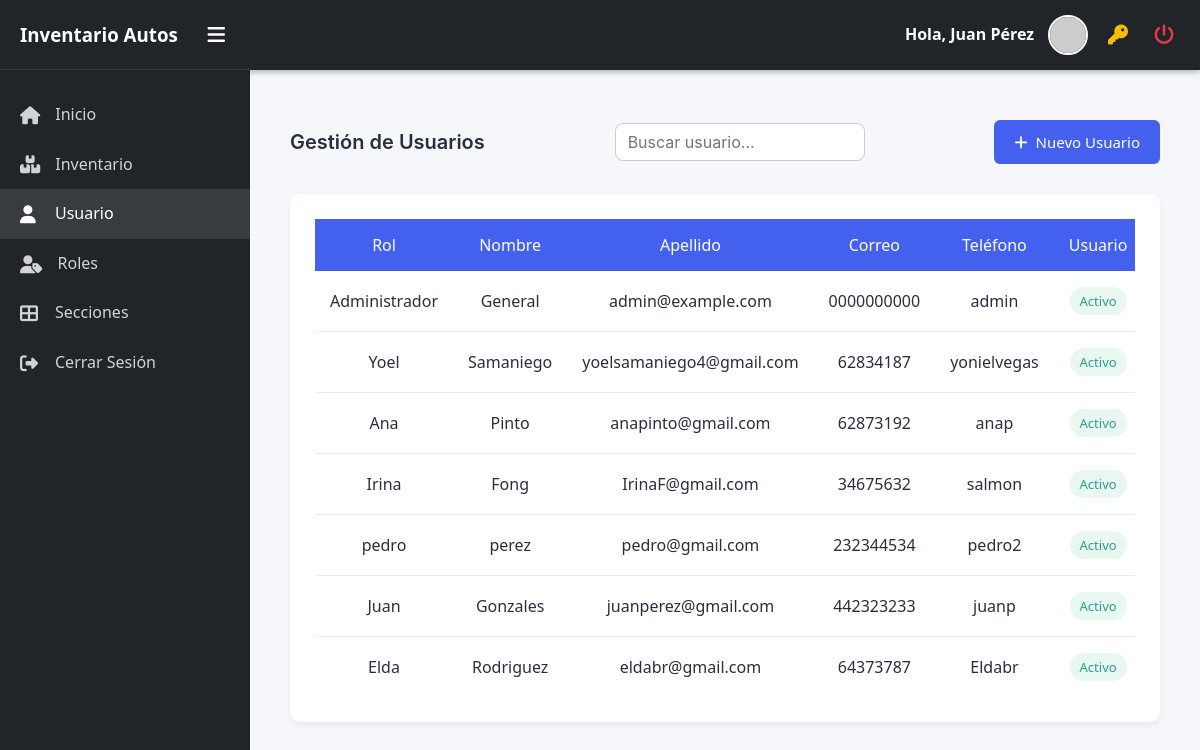
/Usuarios/usuario.php (signed in), run on the app's committed database.
### tables this page shows
CREATE TABLE IF NOT EXISTS `usuarios` (
  `id_usuario` int NOT NULL AUTO_INCREMENT,
  `nombre` varchar(100) NOT NULL,
  `apellido` varchar(100) NOT NULL,
  `correo` varchar(100) NOT NULL,
  `telefono` varchar(100) NOT NULL,
  `usuario` varchar(50) NOT NULL,
  `password` varchar(255) NOT NULL,
  `activo` tinyint(1) DEFAULT '1',
  PRIMARY KEY (`id_usuario`),
  UNIQUE KEY `usuario` (`usuario`)
);

### clases/conexion.php (called while the page is built, shortened)
<?php
class mod_db
{
	private $conexion;
	public function __construct()
	{
		$sql_host = "localhost";
		$sql_name = "rastro_autos";
		$sql_user = "yonielvegas";
		$sql_pass = "elvamp_2415";
		$dsn = "mysql:host=$sql_host;dbname=$sql_name;charset=utf8";
		try {
			$this->conexion = new PDO($dsn, $sql_user, $sql_pass);
			$this->conexion->setAttribute(PDO::ATTR_ERRMODE, PDO::ERRMODE_EXCEPTION);
		} catch (PDOException $e) {
			echo "Error de conexión: " . $e->getMessage();
			exit;
		}
	}
    public function select($tb_name, $cols, $condicion)
	{
		$sql = "SELECT $cols FROM $tb_name";
		try {
			$stmt = $this->conexion->query($sql);
			return $stmt->fetchAll(PDO::FETCH_ASSOC);
		} catch (PDOException $e) {
			echo "Error al hacer SELECT: " . $e->getMessage();
			return false;
		}
	}
}
?>

### Usuarios/usuario.php (the view, shortened to what this page needs)
<?php
include '../comunes/navbar.php';
include '../clases/conexion.php';
$db = new mod_db();
$usuarios = $db->select("usuarios", "*", "");
function badgeEstado($activo) {
  return $activo == 1 ? '<span class="badge badge-success">Activo</span>' : '<span class="badge badge-danger">Inactivo</span>';
}
?>
<!DOCTYPE html>
<html lang="es">
<head>
  <link rel="stylesheet" href="https://cdnjs.cloudflare.com/ajax/libs/font-awesome/5.15.4/css/all.min.css" />
  <link rel="stylesheet" href="../estilos/estiloLista.css" />
</head>
<body>
<?php include '../comunes/sidebar.php'; ?>
<div class="main-content" id="mainContent" style="padding-top: 70px;">
  <div class="container">
<div class="header">
  <h2>Gestión de Usuarios</h2>
  <div class="search-bar">
    <input type="text" id="busqueda" placeholder="Buscar usuario...">
  </div>
  <a href="#" class="btn btn-primary" onclick="abrirModalUsuario(); return false;">
    <i class="fas fa-plus"></i> Nuevo Usuario
  </a>
</div>
    <div class="card">
      <div class="table-responsive">
        <table>
          <thead>
            <tr>
              <th>Rol</th>
              <th>Nombre</th>
              <th>Apellido</th>
              <th>Correo</th>
              <th>Teléfono</th>
              <th>Usuario</th>
            </tr>
          </thead>
          <tbody>
            <?php foreach ($usuarios as $usuario): ?>
              <tr>
                <td><?= htmlspecialchars($usuario['nombre']) ?></td>
                <td><?= htmlspecialchars($usuario['apellido']) ?></td>
                <td><?= htmlspecialchars($usuario['correo']) ?></td>
                <td><?= htmlspecialchars($usuario['telefono']) ?></td>
                <td><?= htmlspecialchars($usuario['usuario']) ?></td>
                <td><?= badgeEstado($usuario['activo']) ?></td>
              </tr>
            <?php endforeach; ?>
          </tbody>
        </table>
      </div>
    </div>
  </div>
</div>
</body>
</html>

### comunes/navbar.php (shortened to what this page needs)
<link rel="stylesheet" href="https://cdnjs.cloudflare.com/ajax/libs/font-awesome/6.4.0/css/all.min.css" />
<nav class="navbar">
  <div class="user-info">
    <div class="welcome-message" id="welcomeMessage">Hola, Invitado</div>
    <img src="" alt="Foto de Usuario" class="user-photo" id="userPhoto" />
    <a href="#" class="change-pass-btn" title="Cambiar contraseña" id="openChangePass">
      <i class="fas fa-key"></i>
    </a>
    <a href="../comunes/logout.php" class="logout-btn" title="Cerrar sesión">
      <i class="fas fa-power-off"></i>
    </a>
  </div>
</nav>

### comunes/sidebar.php (shortened to what this page needs)
<?php
  $currentFile = basename($_SERVER['PHP_SELF']);
?>
<link rel="stylesheet" href="https://cdnjs.cloudflare.com/ajax/libs/font-awesome/6.4.0/css/all.min.css">
<div id="app-sidebar-container">
  <div class="sidebar" id="sidebar">
    <div class="sidebar-header">
      <h3>Inventario Autos</h3>
      <button class="toggle-btn" id="toggleBtn" aria-label="Toggle sidebar">
        <i class="fas fa-bars"></i>
      </button>
    </div>
    <div class="sidebar-menu">
      <a href="../home.php" class="menu-item <?php if (in_array($currentFile, ['home.php'])) echo 'active'; ?>">
        <i class="fas fa-home"></i>
        <span>Inicio</span>
      </a>
      <a href="../inventario/inventario.php" class="menu-item <?php if (in_array($currentFile, ['inventario.php'])) echo 'active'; ?>">
        <i class="fas fa-boxes"></i>
        <span>Inventario</span>
      </a>
      <a href="../usuarios/usuario.php" class="menu-item <?php if (in_array($currentFile, ['usuario.php', 'usuario_form.php'])) echo 'active'; ?>">
        <i class="fas fa-user"></i>
        <span>Usuario</span>
      </a>
      <a href="../roles/roles.php" class="menu-item <?php if (in_array($currentFile, ['roles.php', 'roles_form.php'])) echo 'active'; ?>">
        <i class="fas fa-user-tag"></i>
        <span>Roles</span>
      </a>
      <a href="../secciones/secciones.php" class="menu-item <?php if (in_array($currentFile, ['secciones.php', 'secciones_form.php'])) echo 'active'; ?>">
        <i class="fas fa-th-large"></i>
        <span>Secciones</span>
      </a>
      <a href="../comunes/logout.php" class="menu-item">
        <i class="fas fa-sign-out-alt"></i>
        <span>Cerrar Sesión</span>
      </a>
    </div>
  </div>
</div>

### estilos/estiloLista.css (style rules this page uses)
:root { --primary: #4361ee; --primary-dark: #3a56d4; --primary-color: #4361ee; --primary-hover: #3a56d4; --success-color: #4cc9f0; --success-hover: #3aa8d4; --danger-color: #f72585; --danger-hover: #d51a6f; --text-color: #2b2d42; --gray: #6c757d; --border: #dee2e6; --border-color: #e9ecef; --shadow: 0 4px 6px rgba(0, 0, 0, 0.05); --sidebar-width: 250px; --sidebar-collapsed-width: 80px; }
* { margin: 0; padding: 0; box-sizing: border-box; font-family: 'Segoe UI', Tahoma, Geneva, Verdana, sans-serif; }
body { background-color: #f5f7fa; color: var(--text-color); line-height: 1.6; }
.main-content { margin-left: var(--sidebar-width); transition: margin-left 0.3s ease; padding: 20px; }
.container { max-width: 1400px; margin: 30px auto; padding: 20px; }
.header { display: flex; justify-content: space-between; align-items: center; margin-bottom: 30px; flex-wrap: wrap; gap: 20px; }
h2 { font-size: 20px; color: var(--text-color); font-weight: 600; margin: 0; }
.card { background: white; border-radius: 10px; box-shadow: var(--shadow); padding: 25px; margin-bottom: 30px; overflow: hidden; }
.table-responsive { overflow-x: auto; }
table { width: 100%; border-collapse: collapse; min-width: 1000px; }
thead { background-color: var(--primary-color); color: white; }
th { padding: 15px; text-align: center; font-weight: 500; }
td { padding: 12px 15px; border-bottom: 1px solid var(--border-color); text-align: center; vertical-align: middle; }
tr:last-child td { border-bottom: none; }
.badge { display: inline-block; padding: 5px 10px; border-radius: 50px; font-size: 13px; font-weight: 500; text-align: center; }
.badge-success { background-color: #e8f7f0; color: #2a9d8f; }
.btn { display: inline-flex; align-items: center; gap: 8px; padding: 10px 20px; border-radius: 6px; font-weight: 500; cursor: pointer; transition: all 0.3s ease; text-decoration: none; border: none; font-size: 15px; }
.btn-primary { background-color: var(--primary); color: white; }
.search-bar { width: 250px; }
.search-bar input { width: 100%; padding: 8px 12px; border: 1px solid #ccc; border-radius: 8px; font-size: 16px; display: block; }

### Usuarios/modal_usuario.php (style rules this page uses)
h2 { text-align: center; color: #4e6ef2; margin-bottom: 25px; font-weight: 600; font-family: 'Inter', sans-serif; }
input, select { width: 100%; padding: 12px; font-size: 15px; border: 1px solid #dcdcdc; border-radius: 8px; background: #fff; transition: border 0.2s ease; font-family: 'Inter', sans-serif; }

### comunes/navbar.php (style rules this page uses)
.navbar { position: fixed; top: 0; left: 0; right: 0; height: 70px; background-color: #212529; color: white; padding: 0 20px; display: flex; justify-content: flex-end; align-items: center; box-sizing: border-box; z-index: 90; box-shadow: 0 2px 6px rgba(0,0,0,0.3); }
.user-info { display: flex; align-items: center; gap: 14px; }
.welcome-message { font-weight: 600; white-space: nowrap; }
.user-photo { width: 40px; height: 40px; border-radius: 50%; object-fit: cover; border: 2px solid white; }
.logout-btn, .change-pass-btn { background: transparent; border: none; color: #e63946; font-size: 20px; padding: 6px; cursor: pointer; text-decoration: none; display: flex; align-items: center; transition: color 0.3s ease; }
.change-pass-btn { color: #fbbc04; }
body, html { margin: 0; padding: 0; }

### data on the page
usuarios: nombre "Administrador", apellido "General", correo "admin@example.com", telefono "0000000000", usuario "admin", activo "Activo"
usuarios: nombre "Yoel", apellido "Samaniego", correo "yoelsamaniego4@gmail.com", telefono "62834187", usuario "yonielvegas", activo "Activo"
usuarios: nombre "Ana", apellido "Pinto", correo "anapinto@gmail.com", telefono "62873192", usuario "anap", activo "Activo"
usuarios: nombre "Irina", apellido "Fong", correo "IrinaF@gmail.com", telefono "34675632", usuario "salmon", activo "Activo"
usuarios: nombre "pedro", apellido "perez", correo "pedro@gmail.com", telefono "232344534", usuario "pedro2", activo "Activo"
usuarios: nombre "Juan", apellido "Gonzales", correo "juanperez@gmail.com", telefono "442323233", usuario "juanp", activo "Activo"
usuarios: nombre "Elda", apellido "Rodriguez", correo "eldabr@gmail.com", telefono "64373787", usuario "Eldabr", activo "Activo"
